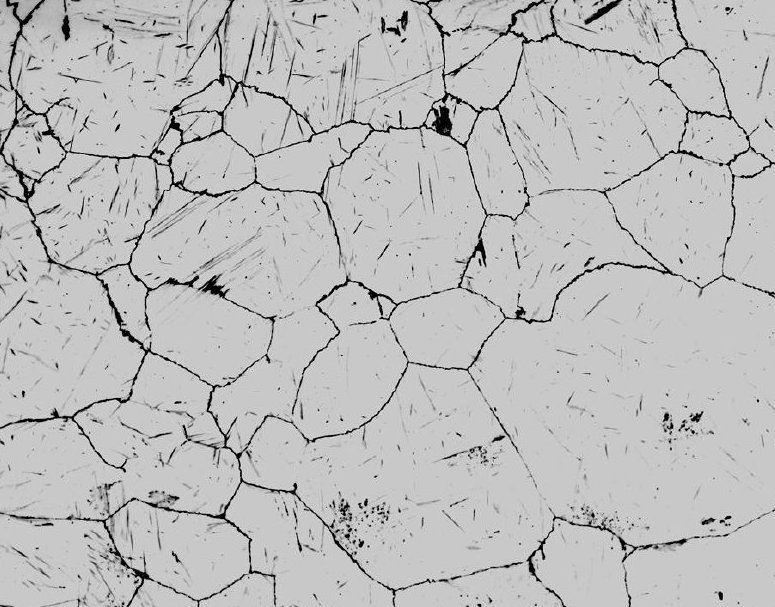
#> input picture images/grains.jpg, 775 x 607 px
$ python 01.py
#> lines starting #> are read from the running program, lines starting #| are printed output that depends on the picture; after the words box and inside, x2 and y2 are one past the last pixel; in counts of white or black regions, pixels touching at a corner belong together
# %%
import cv2
import numpy as np
import matplotlib.pyplot as plt

'''
Harris Algorithm cv2.cornerHarris()
'''

# %%
# Load the image in grayscale
img = cv2.imread("../images/grains.jpg", 0)
#> img is the input picture: shape (607, 775); min 0, max 254, mean 189.1

# Convert to a 3-channel image to allow color marking
img_color = cv2.cvtColor(img, cv2.COLOR_GRAY2BGR)

# Convert image to float32 for corner detection
gray = np.float32(img)

# Apply Harris Corner Detection
harris = cv2.cornerHarris(gray, 2, 3, 0.04) # type: ignore
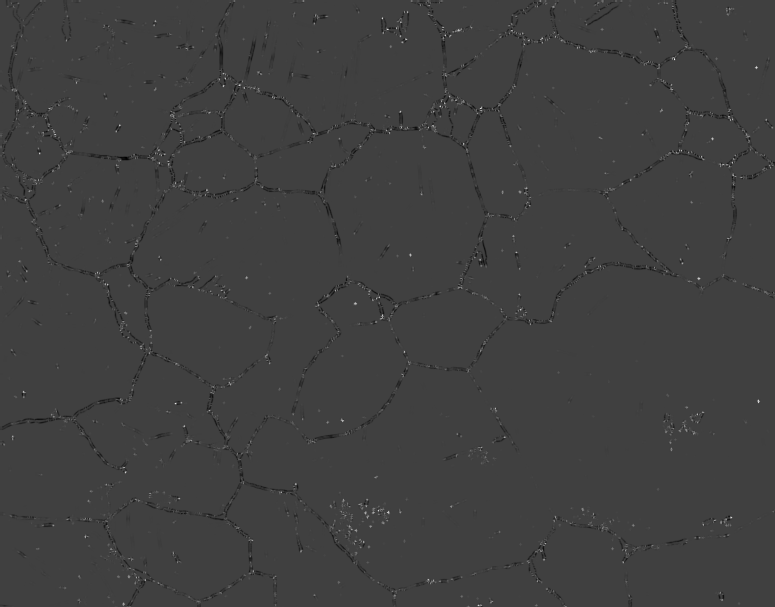
#> harris: shape (607, 775) float32; min -63120812, max 188024864, mean -185387.9; drawn with min black and max white

# Mark the corners in red
img_color[harris > 0.01 * harris.max()] = [0, 0, 255]
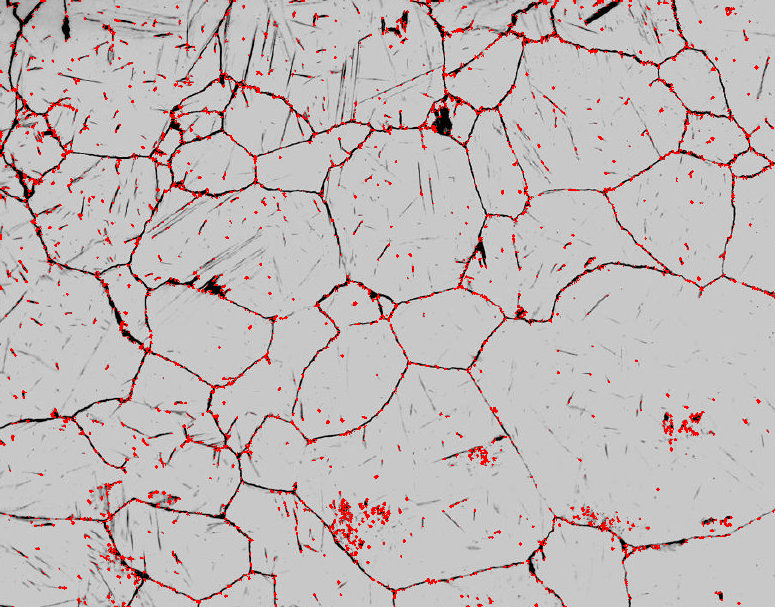
#> img_color: shape (607, 775, 3); 3.23% of pixels changed, all inside (x1, y1, x2, y2) = (0, 0, 775, 607)

# %%
# Display the image with marked corners
plt.imshow(cv2.cvtColor(img_color, cv2.COLOR_BGR2RGB))
plt.axis("off")
plt.show()


# %%
'''
Shi-Tomasi corner detection algorithm
'''

import cv2
import numpy as np
import matplotlib.pyplot as plt

# %%
# Load the image in grayscale

img = cv2.imread("../images/grains.jpg", 0)

gray = np.float32(img)

#input image, #points, quality level (0 < qualityLevel ≤ 1), min euclidean dist. between detected points
corners = cv2.goodFeaturesToTrack(gray,50,0.05,10) # type: ignore
#> corners = 50 rows, first 8: [158, 149], [698, 278], [23, 391], [239, 84], [673, 57], [480, 107], [528, 39], [449, 35]
corners = np.int64(corners)
# %%

for i in corners: # type: ignore
    x,y = i.ravel()
    cv2.circle(img,(x,y),5,255,-1) # type: ignore
#> this loop made 50 passes
#> (x, y) on passes 1 to 12: (158, 149), (698, 278), (23, 391), (239, 84), (673, 57), (480, 107), (528, 39), (449, 35), (755, 67), (355, 303), (167, 163), (730, 517)
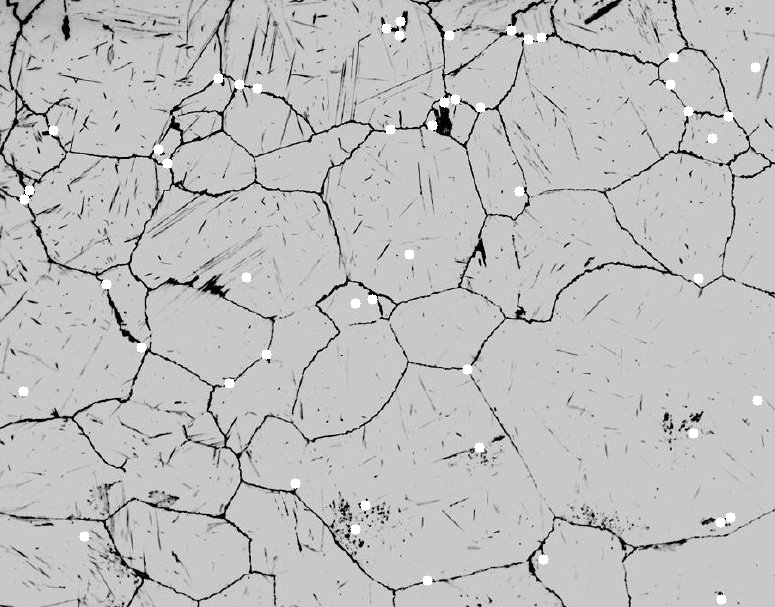
#> img: shape (607, 775); 0.86% of pixels changed, all inside (x1, y1, x2, y2) = (18, 16, 763, 605)

cv2.imshow('Corners',img)
cv2.waitKey(0)
cv2.destroyAllWindows()
# %%
'''
FAST Feature Detector in OpenCV
'''
# %%
import cv2
import matplotlib.pyplot as plt
# %%
# Load the image
img = cv2.imread('../images/grains.jpg', 0)
# %%

# Create a FAST detector object
fast = cv2.FastFeatureDetector_create(threshold=50, nonmaxSuppression=True) # type: ignore

# Detect keypoints
keypoints = fast.detect(img, None)
#> keypoints = 3314 keypoints; strongest (x, y, size): (528, 38, 7), (440, 107, 7), (757, 400, 7), (342, 420, 7)

# Draw keypoints on the original image
img_with_keypoints = cv2.drawKeypoints(img, keypoints, None, color=(255, 0, 0)) # type: ignore
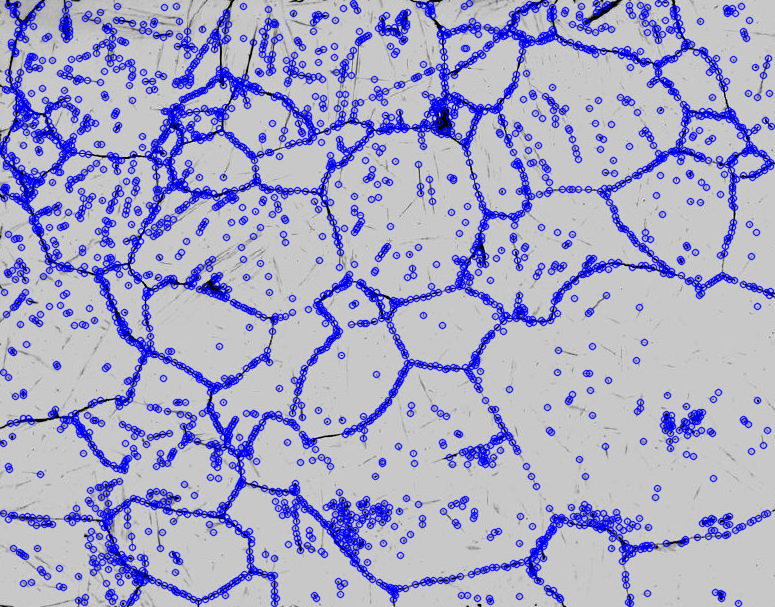
#> img_with_keypoints: shape (607, 775, 3); mean of channels 0, 1, 2 201, 167.5, 167.5; drawn as B, G, R
# %%
# Display the image
plt.imshow(cv2.cvtColor(img_with_keypoints, cv2.COLOR_BGR2RGB))
plt.axis("off")
plt.show()
# %%
'''
ORB(Oriented FAST and Rotated Brief)
'''
# %%
import cv2
import numpy as np
import matplotlib.pyplot as plt

# %%
img = cv2.imread('../images/monkey.jpg', cv2.IMREAD_GRAYSCALE)
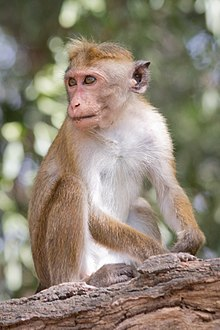
#> input picture images/monkey.jpg, 220 x 330 px
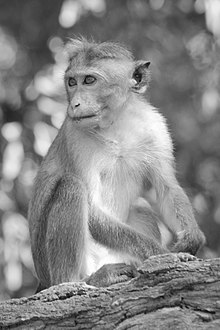
#> img: shape (330, 220); min 0, max 255, mean 133.8

# Initiate ORB detector
orb = cv2.ORB_create(50) #type: ignore

kp, des = orb.detectAndCompute(img, None)
#> kp = 47 keypoints; strongest (x, y, size): (74, 293, 31), (38, 298, 31), (184, 261, 31), (74, 291, 31)

# draw only keypoints location,not size and orientation
img2 = cv2.drawKeypoints(img, kp, None, flags=cv2.DRAW_MATCHES_FLAGS_DRAW_RICH_KEYPOINTS)  # type: ignore
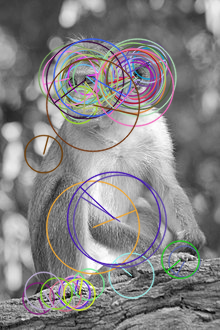
#> img2: shape (330, 220, 3); mean of channels 0, 1, 2 132.1, 131.3, 133.1; drawn as B, G, R
# %%
# Display the image
cv2.imshow('ORB', img2)
cv2.waitKey(0)
cv2.destroyAllWindows()
# %%
